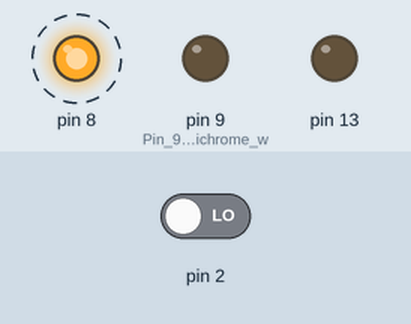
Simulated run of this sketch. Board: Arduino Uno, built with avr-gcc and run on an emulated ATmega328P. Parts: output pins drawn as LEDs (lit = HIGH). Dashed ring = blinking. The inputs (shaded band) are chosen by the test bench; at power-on: pin 2 LOW.

Above: at 1.2 s.
1.3 s: pin 2 driven HIGH
At 3.8 s:
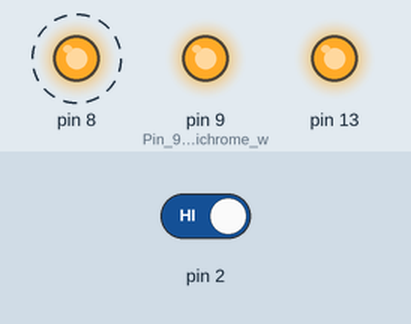
Timing chart, 0 to 10.3 s (numbered marks = the images above; inputs shaded):
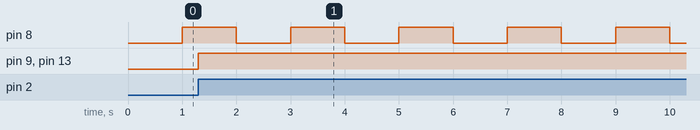

The sketch:

cutdown_2_0.ino
```cpp
/*******************************************************************************
Cutdown Code with out data loger
Author: Tom Haney
Date: 4 March 2015
Version 2.0
Description:
this code uses timer 1  to keep track of how
long the balloon has been in flight. Using the specified time,
the module will wait, then turn on the nichrome wire and drop the
payload. The module can also recive a interupt on pin 5 that will
trigger the payload drop.
*******************************************************************************/

#include <TimerOne.h>
#include <stdlib.h>

/****************************************
*
* EDIT THESE VARIABLES TO ADJUST FLIGHT TIMES
*
****************************************/

#define TIMER_DEBUG 1 // set this variabel to 1 to turn on timer 1 debuging. 0 turn off.
unsigned long cutdown_time = 360; //Cutdown time. Change this variable to adjust flight duration before cutdown in seconds

/****************************************
*
* DO NOT CHANGE THESE VARIABLES
*
****************************************/

volatile int go = 0; //go stores the state of the cutdown
volatile unsigned long timer_Count = 0; // keeps track of number of second since timer1 started. rolls over in 136 years.
int ledState = LOW; //Timer led on/off status. Turn on TIMER_DEBUG to use.

/***************************************
Setup -
initalizes pins, turns on interupts needed,
sets up the microSD card and senor.
****************************************/

void setup(void)
{
    if ( TIMER_DEBUG )
    {
        pinMode(8, OUTPUT);
    } // Sets pin 8 for timer led output. uncomment for debuging timer

    pinMode(13, OUTPUT);
    pinMode(9, OUTPUT); // Pin 9 controls nichrome wire
    //digitalWrite(9 , LOW); // initialize pin 9 low

    Timer1.initialize(1000000); // Set timer1 interupt for every second
    Timer1.attachInterrupt(Timer1_ISR); // Attach Timer1_ISR to timer1 interupt
    attachInterrupt(0, iridium_ISR, CHANGE); //set pin 5 as interupt pin from iridium.

}//END of setup

/************************************************
* Timer1_ISTR
*
* the timer1 is set to interupt every second. It will compare the number of seconds the timre has been on to
* the desired flight duration. when the timer exceds the flight duration, go will be set to the next state and
* start the cutdown sequence.
************************************************/

void Timer1_ISR(void)
{
    // TIMER_DEBUG keeps track of on/off stat of led
    if(TIMER_DEBUG){
        if (ledState == LOW) {
            ledState = HIGH;
        }
        else {
            ledState = LOW;
        }
        digitalWrite(8, ledState);
    }

    timer_Count = timer_Count + 1;  // increase when  interupt occurs

    //Once timer has reach flight time, trigger cutdown in main.
    if((timer_Count >= cutdown_time) && (go == 0))
    {
        go = 1;
    }

}//END Timer1_ISR

/************************************************
* Main Program
*
* The main program reades in data from the sensors and writes the infromation into csv file on the micro sd
* card. it also holds the case statement for the cutdown sequence that is trigered by the timer ISR or the
* iridium ISR.
*
************************************************/

void loop(void)
{
    unsigned long timer_Copy;  // holds a copy of the timer_Count
    static unsigned long difference = 0; // used to calculate how long nichrome has been on.
    static unsigned long cutdown_ON = 0;// captures time cutdown wire was turned on.

    // to read a variable which the interrupt code writes, we
    // must temporarily disable interrupts, to be sure it will
    // not change while we are reading.  To minimize the time
    // with interrupts off, just quickly make a copy, and then
    // use the copy while allowing the interrupt to keep working.

    //This case statement is the cutdown sequence.
    //Case 0 does nothing while the coutdown timer is running.
    //Case 1 turns on the nichrome wire and capture what time it started
    //Case 2 calculates how long the wire has been on and turns of wire once time has expired
    //Case 3 does nothing and signifies the end of the cutdown sequence.

    switch (go)
    {
    case 0:
        break;// do nothing
    case 1:
        {
            digitalWrite(9,HIGH);
            noInterrupts();
            go  = 2;
            cutdown_ON = timer_Count;
            interrupts();
            digitalWrite(13,HIGH);
            break;
        }
    case 2:
        {
            noInterrupts();
            difference = timer_Count - cutdown_ON;
            interrupts();
            if( difference >= 25)
            {
                noInterrupts();
                go  = 3;
                interrupts();
                digitalWrite(9,LOW);
                digitalWrite(13,LOW);
            }
            break;
        }
    case 3:
        break; // do nothing
    }

    delay(100);

}//END Main

/*********************************
iridium_ISR
Input interupt from iridium module. When pin 5 goes high, cutdown is initiated.
the timer will not set off the cutdown again.
*********************************/

void iridium_ISR()
{
    // Startes the cutdown sequence by seting go to 1. disables interupts very shortly to
    //prevent any other access to the go variable.

    noInterrupts();

    if( go == 0)
    {
        go  = 1;
    }

    interrupts();

}//End iridium_ISR
//END of file
```

Measured:
- after the input at 1.3 s, pin 9 (Pin_9_controls_nichrome_w), pin 13: LOW → HIGH at once
- by itself, pin 8: alternates HIGH for 1.0 s and LOW for 1.0 s
